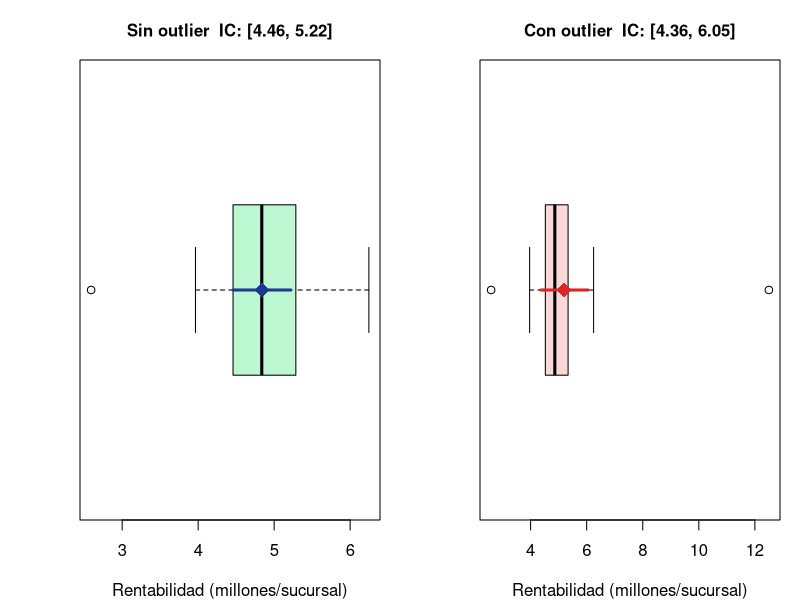

Generate this figure with R:
## ---- chunk 1
#| echo: false
#| fig-width: 11
#| fig-height: 4.0
#| fig-align: center
set.seed(8)
x_normal  <- rnorm(20, mean=5, sd=0.8)
x_outlier <- c(x_normal, 12.5)   # un outlier extremo

par(mfrow=c(1,2), mar=c(4, 4, 3, 1), family="sans")

# Sin outlier
ic1 <- mean(x_normal) + c(-1,1)*qt(0.975,length(x_normal)-1)*
       sd(x_normal)/sqrt(length(x_normal))
boxplot(x_normal, horizontal=TRUE, col="#bbf7d0",
        main=paste0("Sin outlier  IC: [",round(ic1[1],2),", ",round(ic1[2],2),"]"),
        xlab="Rentabilidad (millones/sucursal)", cex.main=1.0)
segments(ic1[1],1,ic1[2],1, col="#1e3a8a", lwd=3)
points(mean(x_normal),1,pch=18,cex=2,col="#1e3a8a")

# Con outlier
ic2 <- mean(x_outlier) + c(-1,1)*qt(0.975,length(x_outlier)-1)*
       sd(x_outlier)/sqrt(length(x_outlier))
boxplot(x_outlier, horizontal=TRUE, col="#fad8d8",
        main=paste0("Con outlier  IC: [",round(ic2[1],2),", ",round(ic2[2],2),"]"),
        xlab="Rentabilidad (millones/sucursal)", cex.main=1.0)
segments(ic2[1],1,ic2[2],1, col="#dc2626", lwd=3)
points(mean(x_outlier),1,pch=18,cex=2,col="#dc2626")

cat("Amplitud sin outlier:", round(diff(ic1),3), "\n")
cat("Amplitud con outlier:", round(diff(ic2),3), "\n")
